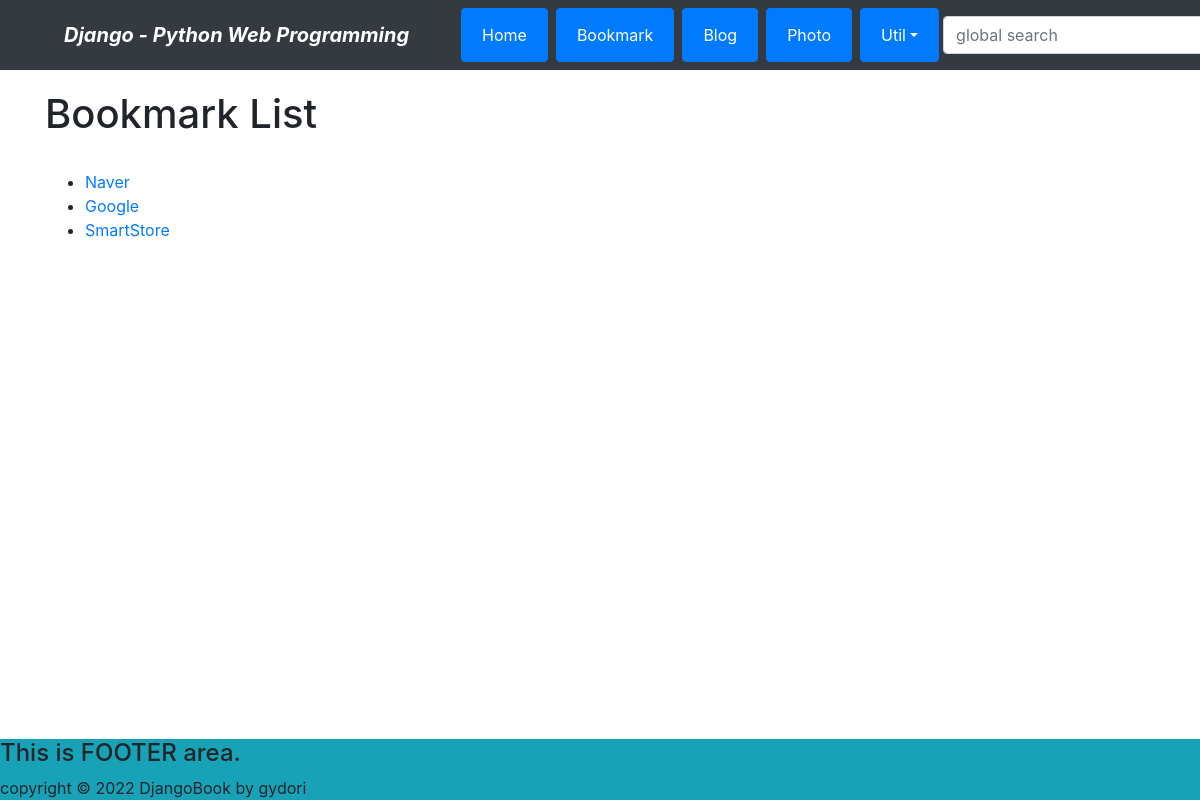
Screenshot of /bookmark/ with the database file from the repository.
### bookmark/models.py (models this page shows, shortened)
class Bookmark(models.Model):
    title = models.CharField('TITLE', max_length=100, blank=True)
    url = models.URLField('URL', unique=True)

### bookmark/views.py (the view)
# urls.py: path('', BookmarkLV.as_view(), name='index'),
class BookmarkLV(ListView):
    model = Bookmark       #표

### bookmark/templates/bookmark/bookmark_list.html (shortened to what this page needs)
{% extends "base.html" %}
{% block content %}
    <h1>Bookmark List</h1>
    <br>
    <ul>
            {% for bookmark in object_list %}
            <li>
                <a href="{% url 'bookmark:detail' bookmark.id %}">
                {{ bookmark.title }}
            </a></li>
            {% endfor %}
    </ul>
{% endblock %}
{% block footer %}
<footer class="fixed-bottom bg-info">
    <h4>This is FOOTER area.</h4>
    copyright &copy; 2022 DjangoBook by gydori
</footer>
{% endblock %}

### rows the page displays
Bookmark: title "Naver"
Bookmark: title "Google"
Bookmark: title "SmartStore"
